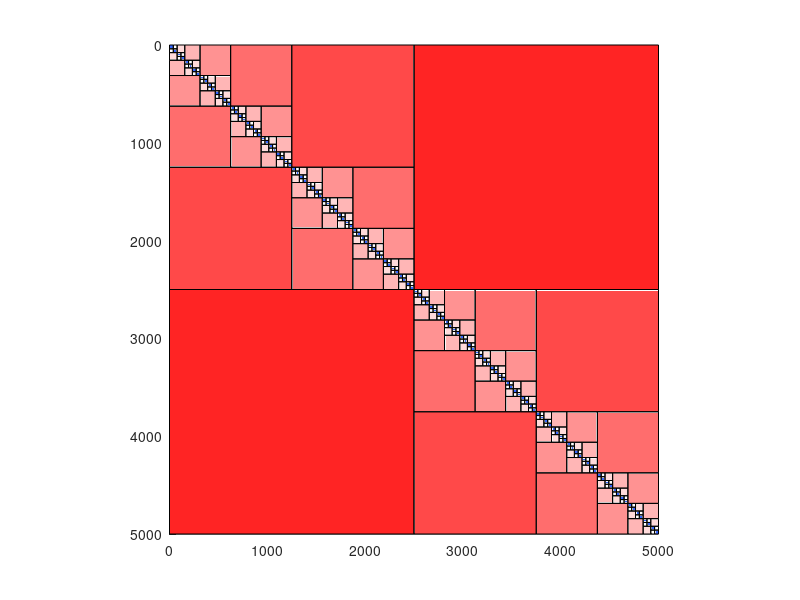

Write the MATLAB code that produced this figure.
figure('Position',[100,100,800,800]);hold on;axis square;axis ij;rectangle('position',[0 2500 2500 2500],'facecolor',[1.0,0.142857,0.142857]);
rectangle('position',[2500 0 2500 2500],'facecolor',[1.0,0.142857,0.142857]);
rectangle('position',[0 1250 1250 1250],'facecolor',[1.0,0.285714,0.285714]);
rectangle('position',[1250 0 1250 1250],'facecolor',[1.0,0.285714,0.285714]);
rectangle('position',[2500 3750 1250 1250],'facecolor',[1.0,0.285714,0.285714]);
rectangle('position',[3750 2500 1250 1250],'facecolor',[1.0,0.285714,0.285714]);
rectangle('position',[0 625 625 625],'facecolor',[1.0,0.428571,0.428571]);
rectangle('position',[625 0 625 625],'facecolor',[1.0,0.428571,0.428571]);
rectangle('position',[1250 1875 625 625],'facecolor',[1.0,0.428571,0.428571]);
rectangle('position',[1875 1250 625 625],'facecolor',[1.0,0.428571,0.428571]);
rectangle('position',[2500 3125 625 625],'facecolor',[1.0,0.428571,0.428571]);
rectangle('position',[3125 2500 625 625],'facecolor',[1.0,0.428571,0.428571]);
rectangle('position',[3750 4375 625 625],'facecolor',[1.0,0.428571,0.428571]);
rectangle('position',[4375 3750 625 625],'facecolor',[1.0,0.428571,0.428571]);
rectangle('position',[0 312 312 313],'facecolor',[1.0,0.571429,0.571429]);
rectangle('position',[312 0 313 312],'facecolor',[1.0,0.571429,0.571429]);
rectangle('position',[625 937 312 313],'facecolor',[1.0,0.571429,0.571429]);
rectangle('position',[937 625 313 312],'facecolor',[1.0,0.571429,0.571429]);
rectangle('position',[1250 1562 312 313],'facecolor',[1.0,0.571429,0.571429]);
rectangle('position',[1562 1250 313 312],'facecolor',[1.0,0.571429,0.571429]);
rectangle('position',[1875 2187 312 313],'facecolor',[1.0,0.571429,0.571429]);
rectangle('position',[2187 1875 313 312],'facecolor',[1.0,0.571429,0.571429]);
rectangle('position',[2500 2812 312 313],'facecolor',[1.0,0.571429,0.571429]);
rectangle('position',[2812 2500 313 312],'facecolor',[1.0,0.571429,0.571429]);
rectangle('position',[3125 3437 312 313],'facecolor',[1.0,0.571429,0.571429]);
rectangle('position',[3437 3125 313 312],'facecolor',[1.0,0.571429,0.571429]);
rectangle('position',[3750 4062 312 313],'facecolor',[1.0,0.571429,0.571429]);
rectangle('position',[4062 3750 313 312],'facecolor',[1.0,0.571429,0.571429]);
rectangle('position',[4375 4687 312 313],'facecolor',[1.0,0.571429,0.571429]);
rectangle('position',[4687 4375 313 312],'facecolor',[1.0,0.571429,0.571429]);
rectangle('position',[0 156 156 156],'facecolor',[1.0,0.714286,0.714286]);
rectangle('position',[156 0 156 156],'facecolor',[1.0,0.714286,0.714286]);
rectangle('position',[312 468 156 157],'facecolor',[1.0,0.714286,0.714286]);
rectangle('position',[468 312 157 156],'facecolor',[1.0,0.714286,0.714286]);
rectangle('position',[625 781 156 156],'facecolor',[1.0,0.714286,0.714286]);
rectangle('position',[781 625 156 156],'facecolor',[1.0,0.714286,0.714286]);
rectangle('position',[937 1093 156 157],'facecolor',[1.0,0.714286,0.714286]);
rectangle('position',[1093 937 157 156],'facecolor',[1.0,0.714286,0.714286]);
rectangle('position',[1250 1406 156 156],'facecolor',[1.0,0.714286,0.714286]);
rectangle('position',[1406 1250 156 156],'facecolor',[1.0,0.714286,0.714286]);
rectangle('position',[1562 1718 156 157],'facecolor',[1.0,0.714286,0.714286]);
rectangle('position',[1718 1562 157 156],'facecolor',[1.0,0.714286,0.714286]);
rectangle('position',[1875 2031 156 156],'facecolor',[1.0,0.714286,0.714286]);
rectangle('position',[2031 1875 156 156],'facecolor',[1.0,0.714286,0.714286]);
rectangle('position',[2187 2343 156 157],'facecolor',[1.0,0.714286,0.714286]);
rectangle('position',[2343 2187 157 156],'facecolor',[1.0,0.714286,0.714286]);
rectangle('position',[2500 2656 156 156],'facecolor',[1.0,0.714286,0.714286]);
rectangle('position',[2656 2500 156 156],'facecolor',[1.0,0.714286,0.714286]);
rectangle('position',[2812 2968 156 157],'facecolor',[1.0,0.714286,0.714286]);
rectangle('position',[2968 2812 157 156],'facecolor',[1.0,0.714286,0.714286]);
rectangle('position',[3125 3281 156 156],'facecolor',[1.0,0.714286,0.714286]);
rectangle('position',[3281 3125 156 156],'facecolor',[1.0,0.714286,0.714286]);
rectangle('position',[3437 3593 156 157],'facecolor',[1.0,0.714286,0.714286]);
rectangle('position',[3593 3437 157 156],'facecolor',[1.0,0.714286,0.714286]);
rectangle('position',[3750 3906 156 156],'facecolor',[1.0,0.714286,0.714286]);
rectangle('position',[3906 3750 156 156],'facecolor',[1.0,0.714286,0.714286]);
rectangle('position',[4062 4218 156 157],'facecolor',[1.0,0.714286,0.714286]);
rectangle('position',[4218 4062 157 156],'facecolor',[1.0,0.714286,0.714286]);
rectangle('position',[4375 4531 156 156],'facecolor',[1.0,0.714286,0.714286]);
rectangle('position',[4531 4375 156 156],'facecolor',[1.0,0.714286,0.714286]);
rectangle('position',[4687 4843 156 157],'facecolor',[1.0,0.714286,0.714286]);
rectangle('position',[4843 4687 157 156],'facecolor',[1.0,0.714286,0.714286]);
rectangle('position',[0 78 78 78],'facecolor',[1.0,0.857143,0.857143]);
rectangle('position',[78 0 78 78],'facecolor',[1.0,0.857143,0.857143]);
rectangle('position',[156 234 78 78],'facecolor',[1.0,0.857143,0.857143]);
rectangle('position',[234 156 78 78],'facecolor',[1.0,0.857143,0.857143]);
rectangle('position',[312 390 78 78],'facecolor',[1.0,0.857143,0.857143]);
rectangle('position',[390 312 78 78],'facecolor',[1.0,0.857143,0.857143]);
rectangle('position',[468 546 78 79],'facecolor',[1.0,0.857143,0.857143]);
rectangle('position',[546 468 79 78],'facecolor',[1.0,0.857143,0.857143]);
rectangle('position',[625 703 78 78],'facecolor',[1.0,0.857143,0.857143]);
rectangle('position',[703 625 78 78],'facecolor',[1.0,0.857143,0.857143]);
rectangle('position',[781 859 78 78],'facecolor',[1.0,0.857143,0.857143]);
rectangle('position',[859 781 78 78],'facecolor',[1.0,0.857143,0.857143]);
rectangle('position',[937 1015 78 78],'facecolor',[1.0,0.857143,0.857143]);
rectangle('position',[1015 937 78 78],'facecolor',[1.0,0.857143,0.857143]);
rectangle('position',[1093 1171 78 79],'facecolor',[1.0,0.857143,0.857143]);
rectangle('position',[1171 1093 79 78],'facecolor',[1.0,0.857143,0.857143]);
rectangle('position',[1250 1328 78 78],'facecolor',[1.0,0.857143,0.857143]);
rectangle('position',[1328 1250 78 78],'facecolor',[1.0,0.857143,0.857143]);
rectangle('position',[1406 1484 78 78],'facecolor',[1.0,0.857143,0.857143]);
rectangle('position',[1484 1406 78 78],'facecolor',[1.0,0.857143,0.857143]);
rectangle('position',[1562 1640 78 78],'facecolor',[1.0,0.857143,0.857143]);
rectangle('position',[1640 1562 78 78],'facecolor',[1.0,0.857143,0.857143]);
rectangle('position',[1718 1796 78 79],'facecolor',[1.0,0.857143,0.857143]);
rectangle('position',[1796 1718 79 78],'facecolor',[1.0,0.857143,0.857143]);
rectangle('position',[1875 1953 78 78],'facecolor',[1.0,0.857143,0.857143]);
rectangle('position',[1953 1875 78 78],'facecolor',[1.0,0.857143,0.857143]);
rectangle('position',[2031 2109 78 78],'facecolor',[1.0,0.857143,0.857143]);
rectangle('position',[2109 2031 78 78],'facecolor',[1.0,0.857143,0.857143]);
rectangle('position',[2187 2265 78 78],'facecolor',[1.0,0.857143,0.857143]);
rectangle('position',[2265 2187 78 78],'facecolor',[1.0,0.857143,0.857143]);
rectangle('position',[2343 2421 78 79],'facecolor',[1.0,0.857143,0.857143]);
rectangle('position',[2421 2343 79 78],'facecolor',[1.0,0.857143,0.857143]);
rectangle('position',[2500 2578 78 78],'facecolor',[1.0,0.857143,0.857143]);
rectangle('position',[2578 2500 78 78],'facecolor',[1.0,0.857143,0.857143]);
rectangle('position',[2656 2734 78 78],'facecolor',[1.0,0.857143,0.857143]);
rectangle('position',[2734 2656 78 78],'facecolor',[1.0,0.857143,0.857143]);
rectangle('position',[2812 2890 78 78],'facecolor',[1.0,0.857143,0.857143]);
rectangle('position',[2890 2812 78 78],'facecolor',[1.0,0.857143,0.857143]);
rectangle('position',[2968 3046 78 79],'facecolor',[1.0,0.857143,0.857143]);
rectangle('position',[3046 2968 79 78],'facecolor',[1.0,0.857143,0.857143]);
rectangle('position',[3125 3203 78 78],'facecolor',[1.0,0.857143,0.857143]);
rectangle('position',[3203 3125 78 78],'facecolor',[1.0,0.857143,0.857143]);
rectangle('position',[3281 3359 78 78],'facecolor',[1.0,0.857143,0.857143]);
rectangle('position',[3359 3281 78 78],'facecolor',[1.0,0.857143,0.857143]);
rectangle('position',[3437 3515 78 78],'facecolor',[1.0,0.857143,0.857143]);
rectangle('position',[3515 3437 78 78],'facecolor',[1.0,0.857143,0.857143]);
rectangle('position',[3593 3671 78 79],'facecolor',[1.0,0.857143,0.857143]);
rectangle('position',[3671 3593 79 78],'facecolor',[1.0,0.857143,0.857143]);
rectangle('position',[3750 3828 78 78],'facecolor',[1.0,0.857143,0.857143]);
rectangle('position',[3828 3750 78 78],'facecolor',[1.0,0.857143,0.857143]);
rectangle('position',[3906 3984 78 78],'facecolor',[1.0,0.857143,0.857143]);
rectangle('position',[3984 3906 78 78],'facecolor',[1.0,0.857143,0.857143]);
rectangle('position',[4062 4140 78 78],'facecolor',[1.0,0.857143,0.857143]);
rectangle('position',[4140 4062 78 78],'facecolor',[1.0,0.857143,0.857143]);
rectangle('position',[4218 4296 78 79],'facecolor',[1.0,0.857143,0.857143]);
rectangle('position',[4296 4218 79 78],'facecolor',[1.0,0.857143,0.857143]);
rectangle('position',[4375 4453 78 78],'facecolor',[1.0,0.857143,0.857143]);
rectangle('position',[4453 4375 78 78],'facecolor',[1.0,0.857143,0.857143]);
rectangle('position',[4531 4609 78 78],'facecolor',[1.0,0.857143,0.857143]);
rectangle('position',[4609 4531 78 78],'facecolor',[1.0,0.857143,0.857143]);
rectangle('position',[4687 4765 78 78],'facecolor',[1.0,0.857143,0.857143]);
rectangle('position',[4765 4687 78 78],'facecolor',[1.0,0.857143,0.857143]);
rectangle('position',[4843 4921 78 79],'facecolor',[1.0,0.857143,0.857143]);
rectangle('position',[4921 4843 79 78],'facecolor',[1.0,0.857143,0.857143]);
rectangle('position',[0 39 39 39],'facecolor',[1.0,1.000000,1.000000]);
rectangle('position',[0 0 39 39],'facecolor',[0.2,0.4,1.0]);
rectangle('position',[39 0 39 39],'facecolor',[1.0,1.000000,1.000000]);
rectangle('position',[39 39 39 39],'facecolor',[0.2,0.4,1.0]);
rectangle('position',[78 117 39 39],'facecolor',[1.0,1.000000,1.000000]);
rectangle('position',[78 78 39 39],'facecolor',[0.2,0.4,1.0]);
rectangle('position',[117 78 39 39],'facecolor',[1.0,1.000000,1.000000]);
rectangle('position',[117 117 39 39],'facecolor',[0.2,0.4,1.0]);
rectangle('position',[156 195 39 39],'facecolor',[1.0,1.000000,1.000000]);
rectangle('position',[156 156 39 39],'facecolor',[0.2,0.4,1.0]);
rectangle('position',[195 156 39 39],'facecolor',[1.0,1.000000,1.000000]);
rectangle('position',[195 195 39 39],'facecolor',[0.2,0.4,1.0]);
rectangle('position',[234 273 39 39],'facecolor',[1.0,1.000000,1.000000]);
rectangle('position',[234 234 39 39],'facecolor',[0.2,0.4,1.0]);
rectangle('position',[273 234 39 39],'facecolor',[1.0,1.000000,1.000000]);
rectangle('position',[273 273 39 39],'facecolor',[0.2,0.4,1.0]);
rectangle('position',[312 351 39 39],'facecolor',[1.0,1.000000,1.000000]);
rectangle('position',[312 312 39 39],'facecolor',[0.2,0.4,1.0]);
rectangle('position',[351 312 39 39],'facecolor',[1.0,1.000000,1.000000]);
rectangle('position',[351 351 39 39],'facecolor',[0.2,0.4,1.0]);
rectangle('position',[390 429 39 39],'facecolor',[1.0,1.000000,1.000000]);
rectangle('position',[390 390 39 39],'facecolor',[0.2,0.4,1.0]);
rectangle('position',[429 390 39 39],'facecolor',[1.0,1.000000,1.000000]);
rectangle('position',[429 429 39 39],'facecolor',[0.2,0.4,1.0]);
rectangle('position',[468 507 39 39],'facecolor',[1.0,1.000000,1.000000]);
rectangle('position',[468 468 39 39],'facecolor',[0.2,0.4,1.0]);
rectangle('position',[507 468 39 39],'facecolor',[1.0,1.000000,1.000000]);
rectangle('position',[507 507 39 39],'facecolor',[0.2,0.4,1.0]);
rectangle('position',[546 585 39 40],'facecolor',[1.0,1.000000,1.000000]);
rectangle('position',[546 546 39 39],'facecolor',[0.2,0.4,1.0]);
rectangle('position',[585 546 40 39],'facecolor',[1.0,1.000000,1.000000]);
rectangle('position',[585 585 40 40],'facecolor',[0.2,0.4,1.0]);
rectangle('position',[625 664 39 39],'facecolor',[1.0,1.000000,1.000000]);
rectangle('position',[625 625 39 39],'facecolor',[0.2,0.4,1.0]);
rectangle('position',[664 625 39 39],'facecolor',[1.0,1.000000,1.000000]);
rectangle('position',[664 664 39 39],'facecolor',[0.2,0.4,1.0]);
rectangle('position',[703 742 39 39],'facecolor',[1.0,1.000000,1.000000]);
rectangle('position',[703 703 39 39],'facecolor',[0.2,0.4,1.0]);
rectangle('position',[742 703 39 39],'facecolor',[1.0,1.000000,1.000000]);
rectangle('position',[742 742 39 39],'facecolor',[0.2,0.4,1.0]);
rectangle('position',[781 820 39 39],'facecolor',[1.0,1.000000,1.000000]);
rectangle('position',[781 781 39 39],'facecolor',[0.2,0.4,1.0]);
rectangle('position',[820 781 39 39],'facecolor',[1.0,1.000000,1.000000]);
rectangle('position',[820 820 39 39],'facecolor',[0.2,0.4,1.0]);
rectangle('position',[859 898 39 39],'facecolor',[1.0,1.000000,1.000000]);
rectangle('position',[859 859 39 39],'facecolor',[0.2,0.4,1.0]);
rectangle('position',[898 859 39 39],'facecolor',[1.0,1.000000,1.000000]);
rectangle('position',[898 898 39 39],'facecolor',[0.2,0.4,1.0]);
rectangle('position',[937 976 39 39],'facecolor',[1.0,1.000000,1.000000]);
rectangle('position',[937 937 39 39],'facecolor',[0.2,0.4,1.0]);
rectangle('position',[976 937 39 39],'facecolor',[1.0,1.000000,1.000000]);
rectangle('position',[976 976 39 39],'facecolor',[0.2,0.4,1.0]);
rectangle('position',[1015 1054 39 39],'facecolor',[1.0,1.000000,1.000000]);
rectangle('position',[1015 1015 39 39],'facecolor',[0.2,0.4,1.0]);
rectangle('position',[1054 1015 39 39],'facecolor',[1.0,1.000000,1.000000]);
rectangle('position',[1054 1054 39 39],'facecolor',[0.2,0.4,1.0]);
rectangle('position',[1093 1132 39 39],'facecolor',[1.0,1.000000,1.000000]);
rectangle('position',[1093 1093 39 39],'facecolor',[0.2,0.4,1.0]);
rectangle('position',[1132 1093 39 39],'facecolor',[1.0,1.000000,1.000000]);
rectangle('position',[1132 1132 39 39],'facecolor',[0.2,0.4,1.0]);
rectangle('position',[1171 1210 39 40],'facecolor',[1.0,1.000000,1.000000]);
rectangle('position',[1171 1171 39 39],'facecolor',[0.2,0.4,1.0]);
rectangle('position',[1210 1171 40 39],'facecolor',[1.0,1.000000,1.000000]);
rectangle('position',[1210 1210 40 40],'facecolor',[0.2,0.4,1.0]);
rectangle('position',[1250 1289 39 39],'facecolor',[1.0,1.000000,1.000000]);
rectangle('position',[1250 1250 39 39],'facecolor',[0.2,0.4,1.0]);
rectangle('position',[1289 1250 39 39],'facecolor',[1.0,1.000000,1.000000]);
rectangle('position',[1289 1289 39 39],'facecolor',[0.2,0.4,1.0]);
rectangle('position',[1328 1367 39 39],'facecolor',[1.0,1.000000,1.000000]);
rectangle('position',[1328 1328 39 39],'facecolor',[0.2,0.4,1.0]);
rectangle('position',[1367 1328 39 39],'facecolor',[1.0,1.000000,1.000000]);
rectangle('position',[1367 1367 39 39],'facecolor',[0.2,0.4,1.0]);
rectangle('position',[1406 1445 39 39],'facecolor',[1.0,1.000000,1.000000]);
rectangle('position',[1406 1406 39 39],'facecolor',[0.2,0.4,1.0]);
rectangle('position',[1445 1406 39 39],'facecolor',[1.0,1.000000,1.000000]);
rectangle('position',[1445 1445 39 39],'facecolor',[0.2,0.4,1.0]);
rectangle('position',[1484 1523 39 39],'facecolor',[1.0,1.000000,1.000000]);
rectangle('position',[1484 1484 39 39],'facecolor',[0.2,0.4,1.0]);
rectangle('position',[1523 1484 39 39],'facecolor',[1.0,1.000000,1.000000]);
rectangle('position',[1523 1523 39 39],'facecolor',[0.2,0.4,1.0]);
rectangle('position',[1562 1601 39 39],'facecolor',[1.0,1.000000,1.000000]);
rectangle('position',[1562 1562 39 39],'facecolor',[0.2,0.4,1.0]);
rectangle('position',[1601 1562 39 39],'facecolor',[1.0,1.000000,1.000000]);
rectangle('position',[1601 1601 39 39],'facecolor',[0.2,0.4,1.0]);
rectangle('position',[1640 1679 39 39],'facecolor',[1.0,1.000000,1.000000]);
rectangle('position',[1640 1640 39 39],'facecolor',[0.2,0.4,1.0]);
rectangle('position',[1679 1640 39 39],'facecolor',[1.0,1.000000,1.000000]);
rectangle('position',[1679 1679 39 39],'facecolor',[0.2,0.4,1.0]);
rectangle('position',[1718 1757 39 39],'facecolor',[1.0,1.000000,1.000000]);
rectangle('position',[1718 1718 39 39],'facecolor',[0.2,0.4,1.0]);
rectangle('position',[1757 1718 39 39],'facecolor',[1.0,1.000000,1.000000]);
rectangle('position',[1757 1757 39 39],'facecolor',[0.2,0.4,1.0]);
rectangle('position',[1796 1835 39 40],'facecolor',[1.0,1.000000,1.000000]);
rectangle('position',[1796 1796 39 39],'facecolor',[0.2,0.4,1.0]);
rectangle('position',[1835 1796 40 39],'facecolor',[1.0,1.000000,1.000000]);
rectangle('position',[1835 1835 40 40],'facecolor',[0.2,0.4,1.0]);
rectangle('position',[1875 1914 39 39],'facecolor',[1.0,1.000000,1.000000]);
rectangle('position',[1875 1875 39 39],'facecolor',[0.2,0.4,1.0]);
rectangle('position',[1914 1875 39 39],'facecolor',[1.0,1.000000,1.000000]);
rectangle('position',[1914 1914 39 39],'facecolor',[0.2,0.4,1.0]);
rectangle('position',[1953 1992 39 39],'facecolor',[1.0,1.000000,1.000000]);
rectangle('position',[1953 1953 39 39],'facecolor',[0.2,0.4,1.0]);
rectangle('position',[1992 1953 39 39],'facecolor',[1.0,1.000000,1.000000]);
rectangle('position',[1992 1992 39 39],'facecolor',[0.2,0.4,1.0]);
rectangle('position',[2031 2070 39 39],'facecolor',[1.0,1.000000,1.000000]);
rectangle('position',[2031 2031 39 39],'facecolor',[0.2,0.4,1.0]);
rectangle('position',[2070 2031 39 39],'facecolor',[1.0,1.000000,1.000000]);
rectangle('position',[2070 2070 39 39],'facecolor',[0.2,0.4,1.0]);
rectangle('position',[2109 2148 39 39],'facecolor',[1.0,1.000000,1.000000]);
rectangle('position',[2109 2109 39 39],'facecolor',[0.2,0.4,1.0]);
rectangle('position',[2148 2109 39 39],'facecolor',[1.0,1.000000,1.000000]);
rectangle('position',[2148 2148 39 39],'facecolor',[0.2,0.4,1.0]);
rectangle('position',[2187 2226 39 39],'facecolor',[1.0,1.000000,1.000000]);
rectangle('position',[2187 2187 39 39],'facecolor',[0.2,0.4,1.0]);
rectangle('position',[2226 2187 39 39],'facecolor',[1.0,1.000000,1.000000]);
rectangle('position',[2226 2226 39 39],'facecolor',[0.2,0.4,1.0]);
rectangle('position',[2265 2304 39 39],'facecolor',[1.0,1.000000,1.000000]);
rectangle('position',[2265 2265 39 39],'facecolor',[0.2,0.4,1.0]);
rectangle('position',[2304 2265 39 39],'facecolor',[1.0,1.000000,1.000000]);
rectangle('position',[2304 2304 39 39],'facecolor',[0.2,0.4,1.0]);
rectangle('position',[2343 2382 39 39],'facecolor',[1.0,1.000000,1.000000]);
rectangle('position',[2343 2343 39 39],'facecolor',[0.2,0.4,1.0]);
rectangle('position',[2382 2343 39 39],'facecolor',[1.0,1.000000,1.000000]);
rectangle('position',[2382 2382 39 39],'facecolor',[0.2,0.4,1.0]);
rectangle('position',[2421 2460 39 40],'facecolor',[1.0,1.000000,1.000000]);
rectangle('position',[2421 2421 39 39],'facecolor',[0.2,0.4,1.0]);
rectangle('position',[2460 2421 40 39],'facecolor',[1.0,1.000000,1.000000]);
rectangle('position',[2460 2460 40 40],'facecolor',[0.2,0.4,1.0]);
rectangle('position',[2500 2539 39 39],'facecolor',[1.0,1.000000,1.000000]);
rectangle('position',[2500 2500 39 39],'facecolor',[0.2,0.4,1.0]);
rectangle('position',[2539 2500 39 39],'facecolor',[1.0,1.000000,1.000000]);
rectangle('position',[2539 2539 39 39],'facecolor',[0.2,0.4,1.0]);
rectangle('position',[2578 2617 39 39],'facecolor',[1.0,1.000000,1.000000]);
rectangle('position',[2578 2578 39 39],'facecolor',[0.2,0.4,1.0]);
rectangle('position',[2617 2578 39 39],'facecolor',[1.0,1.000000,1.000000]);
rectangle('position',[2617 2617 39 39],'facecolor',[0.2,0.4,1.0]);
rectangle('position',[2656 2695 39 39],'facecolor',[1.0,1.000000,1.000000]);
rectangle('position',[2656 2656 39 39],'facecolor',[0.2,0.4,1.0]);
rectangle('position',[2695 2656 39 39],'facecolor',[1.0,1.000000,1.000000]);
rectangle('position',[2695 2695 39 39],'facecolor',[0.2,0.4,1.0]);
rectangle('position',[2734 2773 39 39],'facecolor',[1.0,1.000000,1.000000]);
rectangle('position',[2734 2734 39 39],'facecolor',[0.2,0.4,1.0]);
rectangle('position',[2773 2734 39 39],'facecolor',[1.0,1.000000,1.000000]);
rectangle('position',[2773 2773 39 39],'facecolor',[0.2,0.4,1.0]);
rectangle('position',[2812 2851 39 39],'facecolor',[1.0,1.000000,1.000000]);
rectangle('position',[2812 2812 39 39],'facecolor',[0.2,0.4,1.0]);
rectangle('position',[2851 2812 39 39],'facecolor',[1.0,1.000000,1.000000]);
rectangle('position',[2851 2851 39 39],'facecolor',[0.2,0.4,1.0]);
rectangle('position',[2890 2929 39 39],'facecolor',[1.0,1.000000,1.000000]);
rectangle('position',[2890 2890 39 39],'facecolor',[0.2,0.4,1.0]);
rectangle('position',[2929 2890 39 39],'facecolor',[1.0,1.000000,1.000000]);
rectangle('position',[2929 2929 39 39],'facecolor',[0.2,0.4,1.0]);
rectangle('position',[2968 3007 39 39],'facecolor',[1.0,1.000000,1.000000]);
rectangle('position',[2968 2968 39 39],'facecolor',[0.2,0.4,1.0]);
rectangle('position',[3007 2968 39 39],'facecolor',[1.0,1.000000,1.000000]);
rectangle('position',[3007 3007 39 39],'facecolor',[0.2,0.4,1.0]);
rectangle('position',[3046 3085 39 40],'facecolor',[1.0,1.000000,1.000000]);
rectangle('position',[3046 3046 39 39],'facecolor',[0.2,0.4,1.0]);
rectangle('position',[3085 3046 40 39],'facecolor',[1.0,1.000000,1.000000]);
rectangle('position',[3085 3085 40 40],'facecolor',[0.2,0.4,1.0]);
rectangle('position',[3125 3164 39 39],'facecolor',[1.0,1.000000,1.000000]);
rectangle('position',[3125 3125 39 39],'facecolor',[0.2,0.4,1.0]);
rectangle('position',[3164 3125 39 39],'facecolor',[1.0,1.000000,1.000000]);
rectangle('position',[3164 3164 39 39],'facecolor',[0.2,0.4,1.0]);
rectangle('position',[3203 3242 39 39],'facecolor',[1.0,1.000000,1.000000]);
rectangle('position',[3203 3203 39 39],'facecolor',[0.2,0.4,1.0]);
rectangle('position',[3242 3203 39 39],'facecolor',[1.0,1.000000,1.000000]);
rectangle('position',[3242 3242 39 39],'facecolor',[0.2,0.4,1.0]);
rectangle('position',[3281 3320 39 39],'facecolor',[1.0,1.000000,1.000000]);
rectangle('position',[3281 3281 39 39],'facecolor',[0.2,0.4,1.0]);
rectangle('position',[3320 3281 39 39],'facecolor',[1.0,1.000000,1.000000]);
rectangle('position',[3320 3320 39 39],'facecolor',[0.2,0.4,1.0]);
rectangle('position',[3359 3398 39 39],'facecolor',[1.0,1.000000,1.000000]);
rectangle('position',[3359 3359 39 39],'facecolor',[0.2,0.4,1.0]);
rectangle('position',[3398 3359 39 39],'facecolor',[1.0,1.000000,1.000000]);
rectangle('position',[3398 3398 39 39],'facecolor',[0.2,0.4,1.0]);
rectangle('position',[3437 3476 39 39],'facecolor',[1.0,1.000000,1.000000]);
rectangle('position',[3437 3437 39 39],'facecolor',[0.2,0.4,1.0]);
rectangle('position',[3476 3437 39 39],'facecolor',[1.0,1.000000,1.000000]);
rectangle('position',[3476 3476 39 39],'facecolor',[0.2,0.4,1.0]);
rectangle('position',[3515 3554 39 39],'facecolor',[1.0,1.000000,1.000000]);
rectangle('position',[3515 3515 39 39],'facecolor',[0.2,0.4,1.0]);
rectangle('position',[3554 3515 39 39],'facecolor',[1.0,1.000000,1.000000]);
rectangle('position',[3554 3554 39 39],'facecolor',[0.2,0.4,1.0]);
rectangle('position',[3593 3632 39 39],'facecolor',[1.0,1.000000,1.000000]);
rectangle('position',[3593 3593 39 39],'facecolor',[0.2,0.4,1.0]);
rectangle('position',[3632 3593 39 39],'facecolor',[1.0,1.000000,1.000000]);
rectangle('position',[3632 3632 39 39],'facecolor',[0.2,0.4,1.0]);
rectangle('position',[3671 3710 39 40],'facecolor',[1.0,1.000000,1.000000]);
rectangle('position',[3671 3671 39 39],'facecolor',[0.2,0.4,1.0]);
rectangle('position',[3710 3671 40 39],'facecolor',[1.0,1.000000,1.000000]);
rectangle('position',[3710 3710 40 40],'facecolor',[0.2,0.4,1.0]);
rectangle('position',[3750 3789 39 39],'facecolor',[1.0,1.000000,1.000000]);
rectangle('position',[3750 3750 39 39],'facecolor',[0.2,0.4,1.0]);
rectangle('position',[3789 3750 39 39],'facecolor',[1.0,1.000000,1.000000]);
rectangle('position',[3789 3789 39 39],'facecolor',[0.2,0.4,1.0]);
rectangle('position',[3828 3867 39 39],'facecolor',[1.0,1.000000,1.000000]);
rectangle('position',[3828 3828 39 39],'facecolor',[0.2,0.4,1.0]);
rectangle('position',[3867 3828 39 39],'facecolor',[1.0,1.000000,1.000000]);
rectangle('position',[3867 3867 39 39],'facecolor',[0.2,0.4,1.0]);
rectangle('position',[3906 3945 39 39],'facecolor',[1.0,1.000000,1.000000]);
rectangle('position',[3906 3906 39 39],'facecolor',[0.2,0.4,1.0]);
rectangle('position',[3945 3906 39 39],'facecolor',[1.0,1.000000,1.000000]);
rectangle('position',[3945 3945 39 39],'facecolor',[0.2,0.4,1.0]);
rectangle('position',[3984 4023 39 39],'facecolor',[1.0,1.000000,1.000000]);
rectangle('position',[3984 3984 39 39],'facecolor',[0.2,0.4,1.0]);
rectangle('position',[4023 3984 39 39],'facecolor',[1.0,1.000000,1.000000]);
rectangle('position',[4023 4023 39 39],'facecolor',[0.2,0.4,1.0]);
rectangle('position',[4062 4101 39 39],'facecolor',[1.0,1.000000,1.000000]);
rectangle('position',[4062 4062 39 39],'facecolor',[0.2,0.4,1.0]);
rectangle('position',[4101 4062 39 39],'facecolor',[1.0,1.000000,1.000000]);
rectangle('position',[4101 4101 39 39],'facecolor',[0.2,0.4,1.0]);
rectangle('position',[4140 4179 39 39],'facecolor',[1.0,1.000000,1.000000]);
rectangle('position',[4140 4140 39 39],'facecolor',[0.2,0.4,1.0]);
rectangle('position',[4179 4140 39 39],'facecolor',[1.0,1.000000,1.000000]);
rectangle('position',[4179 4179 39 39],'facecolor',[0.2,0.4,1.0]);
rectangle('position',[4218 4257 39 39],'facecolor',[1.0,1.000000,1.000000]);
rectangle('position',[4218 4218 39 39],'facecolor',[0.2,0.4,1.0]);
rectangle('position',[4257 4218 39 39],'facecolor',[1.0,1.000000,1.000000]);
rectangle('position',[4257 4257 39 39],'facecolor',[0.2,0.4,1.0]);
rectangle('position',[4296 4335 39 40],'facecolor',[1.0,1.000000,1.000000]);
rectangle('position',[4296 4296 39 39],'facecolor',[0.2,0.4,1.0]);
rectangle('position',[4335 4296 40 39],'facecolor',[1.0,1.000000,1.000000]);
rectangle('position',[4335 4335 40 40],'facecolor',[0.2,0.4,1.0]);
rectangle('position',[4375 4414 39 39],'facecolor',[1.0,1.000000,1.000000]);
rectangle('position',[4375 4375 39 39],'facecolor',[0.2,0.4,1.0]);
rectangle('position',[4414 4375 39 39],'facecolor',[1.0,1.000000,1.000000]);
rectangle('position',[4414 4414 39 39],'facecolor',[0.2,0.4,1.0]);
rectangle('position',[4453 4492 39 39],'facecolor',[1.0,1.000000,1.000000]);
rectangle('position',[4453 4453 39 39],'facecolor',[0.2,0.4,1.0]);
rectangle('position',[4492 4453 39 39],'facecolor',[1.0,1.000000,1.000000]);
rectangle('position',[4492 4492 39 39],'facecolor',[0.2,0.4,1.0]);
rectangle('position',[4531 4570 39 39],'facecolor',[1.0,1.000000,1.000000]);
rectangle('position',[4531 4531 39 39],'facecolor',[0.2,0.4,1.0]);
rectangle('position',[4570 4531 39 39],'facecolor',[1.0,1.000000,1.000000]);
rectangle('position',[4570 4570 39 39],'facecolor',[0.2,0.4,1.0]);
rectangle('position',[4609 4648 39 39],'facecolor',[1.0,1.000000,1.000000]);
rectangle('position',[4609 4609 39 39],'facecolor',[0.2,0.4,1.0]);
rectangle('position',[4648 4609 39 39],'facecolor',[1.0,1.000000,1.000000]);
rectangle('position',[4648 4648 39 39],'facecolor',[0.2,0.4,1.0]);
rectangle('position',[4687 4726 39 39],'facecolor',[1.0,1.000000,1.000000]);
rectangle('position',[4687 4687 39 39],'facecolor',[0.2,0.4,1.0]);
rectangle('position',[4726 4687 39 39],'facecolor',[1.0,1.000000,1.000000]);
rectangle('position',[4726 4726 39 39],'facecolor',[0.2,0.4,1.0]);
rectangle('position',[4765 4804 39 39],'facecolor',[1.0,1.000000,1.000000]);
rectangle('position',[4765 4765 39 39],'facecolor',[0.2,0.4,1.0]);
rectangle('position',[4804 4765 39 39],'facecolor',[1.0,1.000000,1.000000]);
rectangle('position',[4804 4804 39 39],'facecolor',[0.2,0.4,1.0]);
rectangle('position',[4843 4882 39 39],'facecolor',[1.0,1.000000,1.000000]);
rectangle('position',[4843 4843 39 39],'facecolor',[0.2,0.4,1.0]);
rectangle('position',[4882 4843 39 39],'facecolor',[1.0,1.000000,1.000000]);
rectangle('position',[4882 4882 39 39],'facecolor',[0.2,0.4,1.0]);
rectangle('position',[4921 4960 39 40],'facecolor',[1.0,1.000000,1.000000]);
rectangle('position',[4921 4921 39 39],'facecolor',[0.2,0.4,1.0]);
rectangle('position',[4960 4921 40 39],'facecolor',[1.0,1.000000,1.000000]);
rectangle('position',[4960 4960 40 40],'facecolor',[0.2,0.4,1.0]);
hold off;